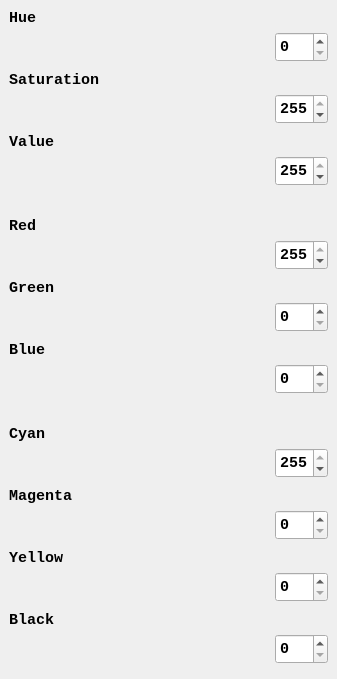
<?xml version="1.0" encoding="UTF-8"?>
<ui version="4.0">
 <class>Sliders</class>
 <widget class="QMainWindow" name="Sliders">
  <property name="geometry">
   <rect>
    <x>0</x>
    <y>0</y>
    <width>337</width>
    <height>679</height>
   </rect>
  </property>
  <property name="windowTitle">
   <string>Sliders</string>
  </property>
  <widget class="QWidget" name="centralwidget">
   <layout class="QVBoxLayout" name="verticalLayout_4">
    <property name="spacing">
     <number>0</number>
    </property>
    <property name="leftMargin">
     <number>0</number>
    </property>
    <property name="topMargin">
     <number>0</number>
    </property>
    <property name="rightMargin">
     <number>0</number>
    </property>
    <property name="bottomMargin">
     <number>0</number>
    </property>
    <item>
     <widget class="QWidget" name="pHSV" native="true">
      <layout class="QVBoxLayout" name="verticalLayout_2">
       <item>
        <widget class="QWidget" name="pHue" native="true">
         <layout class="QGridLayout" name="gridLayout">
          <property name="leftMargin">
           <number>0</number>
          </property>
          <property name="topMargin">
           <number>0</number>
          </property>
          <property name="rightMargin">
           <number>0</number>
          </property>
          <property name="bottomMargin">
           <number>0</number>
          </property>
          <property name="verticalSpacing">
           <number>2</number>
          </property>
          <item row="0" column="0">
           <widget class="QLabel" name="lHue">
            <property name="font">
             <font>
              <family>Consolas</family>
              <pointsize>11</pointsize>
              <weight>75</weight>
              <bold>true</bold>
             </font>
            </property>
            <property name="text">
             <string>Hue</string>
            </property>
           </widget>
          </item>
          <item row="1" column="0">
           <widget class="HSVSlider" name="hSlider" native="true">
            <property name="sizePolicy">
             <sizepolicy hsizetype="MinimumExpanding" vsizetype="Fixed">
              <horstretch>0</horstretch>
              <verstretch>0</verstretch>
             </sizepolicy>
            </property>
            <property name="minimumSize">
             <size>
              <width>260</width>
              <height>36</height>
             </size>
            </property>
           </widget>
          </item>
          <item row="1" column="1">
           <widget class="QSpinBox" name="spHue">
            <property name="minimumSize">
             <size>
              <width>53</width>
              <height>30</height>
             </size>
            </property>
            <property name="font">
             <font>
              <family>Consolas</family>
              <pointsize>11</pointsize>
              <weight>75</weight>
              <bold>true</bold>
             </font>
            </property>
            <property name="maximum">
             <number>360</number>
            </property>
           </widget>
          </item>
         </layout>
        </widget>
       </item>
       <item>
        <widget class="QWidget" name="pSaturation" native="true">
         <layout class="QGridLayout" name="gridLayout_2">
          <property name="leftMargin">
           <number>0</number>
          </property>
          <property name="topMargin">
           <number>0</number>
          </property>
          <property name="rightMargin">
           <number>0</number>
          </property>
          <property name="bottomMargin">
           <number>0</number>
          </property>
          <property name="verticalSpacing">
           <number>2</number>
          </property>
          <item row="0" column="0">
           <widget class="QLabel" name="lSaturation">
            <property name="font">
             <font>
              <family>Consolas</family>
              <pointsize>11</pointsize>
              <weight>75</weight>
              <bold>true</bold>
             </font>
            </property>
            <property name="text">
             <string>Saturation</string>
            </property>
           </widget>
          </item>
          <item row="1" column="0">
           <widget class="HSVSlider" name="sSlider" native="true">
            <property name="sizePolicy">
             <sizepolicy hsizetype="MinimumExpanding" vsizetype="Fixed">
              <horstretch>0</horstretch>
              <verstretch>0</verstretch>
             </sizepolicy>
            </property>
            <property name="minimumSize">
             <size>
              <width>260</width>
              <height>36</height>
             </size>
            </property>
           </widget>
          </item>
          <item row="1" column="1">
           <widget class="QSpinBox" name="spSaturation">
            <property name="minimumSize">
             <size>
              <width>53</width>
              <height>30</height>
             </size>
            </property>
            <property name="font">
             <font>
              <family>Consolas</family>
              <pointsize>11</pointsize>
              <weight>75</weight>
              <bold>true</bold>
             </font>
            </property>
            <property name="maximum">
             <number>255</number>
            </property>
            <property name="value">
             <number>255</number>
            </property>
           </widget>
          </item>
         </layout>
        </widget>
       </item>
       <item>
        <widget class="QWidget" name="pValue" native="true">
         <layout class="QGridLayout" name="gridLayout_3">
          <property name="leftMargin">
           <number>0</number>
          </property>
          <property name="topMargin">
           <number>0</number>
          </property>
          <property name="rightMargin">
           <number>0</number>
          </property>
          <property name="bottomMargin">
           <number>0</number>
          </property>
          <property name="verticalSpacing">
           <number>2</number>
          </property>
          <item row="0" column="0">
           <widget class="QLabel" name="lValue">
            <property name="font">
             <font>
              <family>Consolas</family>
              <pointsize>11</pointsize>
              <weight>75</weight>
              <bold>true</bold>
             </font>
            </property>
            <property name="text">
             <string>Value</string>
            </property>
           </widget>
          </item>
          <item row="1" column="0">
           <widget class="HSVSlider" name="vSlider" native="true">
            <property name="sizePolicy">
             <sizepolicy hsizetype="MinimumExpanding" vsizetype="Fixed">
              <horstretch>0</horstretch>
              <verstretch>0</verstretch>
             </sizepolicy>
            </property>
            <property name="minimumSize">
             <size>
              <width>260</width>
              <height>36</height>
             </size>
            </property>
           </widget>
          </item>
          <item row="1" column="1">
           <widget class="QSpinBox" name="spValue">
            <property name="minimumSize">
             <size>
              <width>53</width>
              <height>30</height>
             </size>
            </property>
            <property name="font">
             <font>
              <family>Consolas</family>
              <pointsize>11</pointsize>
              <weight>75</weight>
              <bold>true</bold>
             </font>
            </property>
            <property name="maximum">
             <number>255</number>
            </property>
            <property name="value">
             <number>255</number>
            </property>
           </widget>
          </item>
         </layout>
        </widget>
       </item>
      </layout>
     </widget>
    </item>
    <item>
     <spacer name="verticalSpacer_2">
      <property name="orientation">
       <enum>Qt::Vertical</enum>
      </property>
      <property name="sizeType">
       <enum>QSizePolicy::Fixed</enum>
      </property>
      <property name="sizeHint" stdset="0">
       <size>
        <width>20</width>
        <height>10</height>
       </size>
      </property>
     </spacer>
    </item>
    <item>
     <widget class="QWidget" name="pRGB" native="true">
      <layout class="QVBoxLayout" name="verticalLayout">
       <item>
        <widget class="QWidget" name="pRed" native="true">
         <layout class="QGridLayout" name="gridLayout_4">
          <property name="leftMargin">
           <number>0</number>
          </property>
          <property name="topMargin">
           <number>0</number>
          </property>
          <property name="rightMargin">
           <number>0</number>
          </property>
          <property name="bottomMargin">
           <number>0</number>
          </property>
          <property name="verticalSpacing">
           <number>2</number>
          </property>
          <item row="0" column="0">
           <widget class="QLabel" name="lRed">
            <property name="font">
             <font>
              <family>Consolas</family>
              <pointsize>11</pointsize>
              <weight>75</weight>
              <bold>true</bold>
             </font>
            </property>
            <property name="text">
             <string>Red</string>
            </property>
           </widget>
          </item>
          <item row="1" column="0">
           <widget class="RGBSlider" name="rSlider" native="true">
            <property name="sizePolicy">
             <sizepolicy hsizetype="MinimumExpanding" vsizetype="Fixed">
              <horstretch>0</horstretch>
              <verstretch>0</verstretch>
             </sizepolicy>
            </property>
            <property name="minimumSize">
             <size>
              <width>260</width>
              <height>36</height>
             </size>
            </property>
           </widget>
          </item>
          <item row="1" column="1">
           <widget class="QSpinBox" name="spRed">
            <property name="minimumSize">
             <size>
              <width>53</width>
              <height>30</height>
             </size>
            </property>
            <property name="font">
             <font>
              <family>Consolas</family>
              <pointsize>11</pointsize>
              <weight>75</weight>
              <bold>true</bold>
             </font>
            </property>
            <property name="maximum">
             <number>255</number>
            </property>
            <property name="value">
             <number>255</number>
            </property>
           </widget>
          </item>
         </layout>
        </widget>
       </item>
       <item>
        <widget class="QWidget" name="pGreen" native="true">
         <layout class="QGridLayout" name="gridLayout_6">
          <property name="leftMargin">
           <number>0</number>
          </property>
          <property name="topMargin">
           <number>0</number>
          </property>
          <property name="rightMargin">
           <number>0</number>
          </property>
          <property name="bottomMargin">
           <number>0</number>
          </property>
          <property name="verticalSpacing">
           <number>2</number>
          </property>
          <item row="2" column="0">
           <widget class="RGBSlider" name="gSlider" native="true">
            <property name="sizePolicy">
             <sizepolicy hsizetype="MinimumExpanding" vsizetype="Fixed">
              <horstretch>0</horstretch>
              <verstretch>0</verstretch>
             </sizepolicy>
            </property>
            <property name="minimumSize">
             <size>
              <width>260</width>
              <height>36</height>
             </size>
            </property>
           </widget>
          </item>
          <item row="2" column="1">
           <widget class="QSpinBox" name="spGreen">
            <property name="minimumSize">
             <size>
              <width>53</width>
              <height>30</height>
             </size>
            </property>
            <property name="font">
             <font>
              <family>Consolas</family>
              <pointsize>11</pointsize>
              <weight>75</weight>
              <bold>true</bold>
             </font>
            </property>
            <property name="maximum">
             <number>255</number>
            </property>
            <property name="value">
             <number>0</number>
            </property>
           </widget>
          </item>
          <item row="1" column="0">
           <widget class="QLabel" name="lGreen">
            <property name="font">
             <font>
              <family>Consolas</family>
              <pointsize>11</pointsize>
              <weight>75</weight>
              <bold>true</bold>
             </font>
            </property>
            <property name="text">
             <string>Green</string>
            </property>
           </widget>
          </item>
         </layout>
        </widget>
       </item>
       <item>
        <widget class="QWidget" name="pBlue" native="true">
         <layout class="QGridLayout" name="gridLayout_5">
          <property name="leftMargin">
           <number>0</number>
          </property>
          <property name="topMargin">
           <number>0</number>
          </property>
          <property name="rightMargin">
           <number>0</number>
          </property>
          <property name="bottomMargin">
           <number>0</number>
          </property>
          <property name="verticalSpacing">
           <number>2</number>
          </property>
          <item row="2" column="1">
           <widget class="QSpinBox" name="spBlue">
            <property name="minimumSize">
             <size>
              <width>53</width>
              <height>30</height>
             </size>
            </property>
            <property name="font">
             <font>
              <family>Consolas</family>
              <pointsize>11</pointsize>
              <weight>75</weight>
              <bold>true</bold>
             </font>
            </property>
            <property name="maximum">
             <number>255</number>
            </property>
            <property name="value">
             <number>0</number>
            </property>
           </widget>
          </item>
          <item row="2" column="0">
           <widget class="RGBSlider" name="bSlider" native="true">
            <property name="sizePolicy">
             <sizepolicy hsizetype="MinimumExpanding" vsizetype="Fixed">
              <horstretch>0</horstretch>
              <verstretch>0</verstretch>
             </sizepolicy>
            </property>
            <property name="minimumSize">
             <size>
              <width>260</width>
              <height>36</height>
             </size>
            </property>
           </widget>
          </item>
          <item row="1" column="0">
           <widget class="QLabel" name="lBlue">
            <property name="font">
             <font>
              <family>Consolas</family>
              <pointsize>11</pointsize>
              <weight>75</weight>
              <bold>true</bold>
             </font>
            </property>
            <property name="text">
             <string>Blue</string>
            </property>
           </widget>
          </item>
         </layout>
        </widget>
       </item>
      </layout>
     </widget>
    </item>
    <item>
     <spacer name="verticalSpacer_3">
      <property name="orientation">
       <enum>Qt::Vertical</enum>
      </property>
      <property name="sizeType">
       <enum>QSizePolicy::Fixed</enum>
      </property>
      <property name="sizeHint" stdset="0">
       <size>
        <width>20</width>
        <height>10</height>
       </size>
      </property>
     </spacer>
    </item>
    <item>
     <widget class="QWidget" name="pRGB_2" native="true">
      <layout class="QVBoxLayout" name="verticalLayout_3">
       <item>
        <widget class="QWidget" name="pRed_2" native="true">
         <layout class="QGridLayout" name="gridLayout_7">
          <property name="leftMargin">
           <number>0</number>
          </property>
          <property name="topMargin">
           <number>0</number>
          </property>
          <property name="rightMargin">
           <number>0</number>
          </property>
          <property name="bottomMargin">
           <number>0</number>
          </property>
          <property name="verticalSpacing">
           <number>2</number>
          </property>
          <item row="0" column="0">
           <widget class="QLabel" name="lRed_2">
            <property name="font">
             <font>
              <family>Consolas</family>
              <pointsize>11</pointsize>
              <weight>75</weight>
              <bold>true</bold>
             </font>
            </property>
            <property name="text">
             <string>Cyan</string>
            </property>
           </widget>
          </item>
          <item row="1" column="0">
           <widget class="CMYKSlider" name="cSlider" native="true">
            <property name="sizePolicy">
             <sizepolicy hsizetype="MinimumExpanding" vsizetype="Fixed">
              <horstretch>0</horstretch>
              <verstretch>0</verstretch>
             </sizepolicy>
            </property>
            <property name="minimumSize">
             <size>
              <width>260</width>
              <height>36</height>
             </size>
            </property>
           </widget>
          </item>
          <item row="1" column="1">
           <widget class="QSpinBox" name="spCyan">
            <property name="minimumSize">
             <size>
              <width>53</width>
              <height>30</height>
             </size>
            </property>
            <property name="font">
             <font>
              <family>Consolas</family>
              <pointsize>11</pointsize>
              <weight>75</weight>
              <bold>true</bold>
             </font>
            </property>
            <property name="maximum">
             <number>255</number>
            </property>
            <property name="value">
             <number>255</number>
            </property>
           </widget>
          </item>
         </layout>
        </widget>
       </item>
       <item>
        <widget class="QWidget" name="pGreen_2" native="true">
         <layout class="QGridLayout" name="gridLayout_8">
          <property name="leftMargin">
           <number>0</number>
          </property>
          <property name="topMargin">
           <number>0</number>
          </property>
          <property name="rightMargin">
           <number>0</number>
          </property>
          <property name="bottomMargin">
           <number>0</number>
          </property>
          <property name="verticalSpacing">
           <number>2</number>
          </property>
          <item row="2" column="0">
           <widget class="CMYKSlider" name="mSlider" native="true">
            <property name="sizePolicy">
             <sizepolicy hsizetype="MinimumExpanding" vsizetype="Fixed">
              <horstretch>0</horstretch>
              <verstretch>0</verstretch>
             </sizepolicy>
            </property>
            <property name="minimumSize">
             <size>
              <width>260</width>
              <height>36</height>
             </size>
            </property>
           </widget>
          </item>
          <item row="2" column="1">
           <widget class="QSpinBox" name="spMagenta">
            <property name="minimumSize">
             <size>
              <width>53</width>
              <height>30</height>
             </size>
            </property>
            <property name="font">
             <font>
              <family>Consolas</family>
              <pointsize>11</pointsize>
              <weight>75</weight>
              <bold>true</bold>
             </font>
            </property>
            <property name="maximum">
             <number>255</number>
            </property>
            <property name="value">
             <number>0</number>
            </property>
           </widget>
          </item>
          <item row="1" column="0">
           <widget class="QLabel" name="lGreen_2">
            <property name="font">
             <font>
              <family>Consolas</family>
              <pointsize>11</pointsize>
              <weight>75</weight>
              <bold>true</bold>
             </font>
            </property>
            <property name="text">
             <string>Magenta</string>
            </property>
           </widget>
          </item>
         </layout>
        </widget>
       </item>
       <item>
        <widget class="QWidget" name="pBlue_2" native="true">
         <layout class="QGridLayout" name="gridLayout_9">
          <property name="leftMargin">
           <number>0</number>
          </property>
          <property name="topMargin">
           <number>0</number>
          </property>
          <property name="rightMargin">
           <number>0</number>
          </property>
          <property name="bottomMargin">
           <number>0</number>
          </property>
          <property name="verticalSpacing">
           <number>2</number>
          </property>
          <item row="2" column="1">
           <widget class="QSpinBox" name="spYellow">
            <property name="minimumSize">
             <size>
              <width>53</width>
              <height>30</height>
             </size>
            </property>
            <property name="font">
             <font>
              <family>Consolas</family>
              <pointsize>11</pointsize>
              <weight>75</weight>
              <bold>true</bold>
             </font>
            </property>
            <property name="maximum">
             <number>255</number>
            </property>
            <property name="value">
             <number>0</number>
            </property>
           </widget>
          </item>
          <item row="1" column="0">
           <widget class="QLabel" name="lBlue_2">
            <property name="font">
             <font>
              <family>Consolas</family>
              <pointsize>11</pointsize>
              <weight>75</weight>
              <bold>true</bold>
             </font>
            </property>
            <property name="text">
             <string>Yellow</string>
            </property>
           </widget>
          </item>
          <item row="2" column="0">
           <widget class="CMYKSlider" name="ySlider" native="true">
            <property name="sizePolicy">
             <sizepolicy hsizetype="MinimumExpanding" vsizetype="Fixed">
              <horstretch>0</horstretch>
              <verstretch>0</verstretch>
             </sizepolicy>
            </property>
            <property name="minimumSize">
             <size>
              <width>260</width>
              <height>36</height>
             </size>
            </property>
           </widget>
          </item>
         </layout>
        </widget>
       </item>
       <item>
        <widget class="QWidget" name="pBlue_3" native="true">
         <layout class="QGridLayout" name="gridLayout_10">
          <property name="leftMargin">
           <number>0</number>
          </property>
          <property name="topMargin">
           <number>0</number>
          </property>
          <property name="rightMargin">
           <number>0</number>
          </property>
          <property name="bottomMargin">
           <number>0</number>
          </property>
          <property name="verticalSpacing">
           <number>2</number>
          </property>
          <item row="2" column="1">
           <widget class="QSpinBox" name="spBlack">
            <property name="minimumSize">
             <size>
              <width>53</width>
              <height>30</height>
             </size>
            </property>
            <property name="font">
             <font>
              <family>Consolas</family>
              <pointsize>11</pointsize>
              <weight>75</weight>
              <bold>true</bold>
             </font>
            </property>
            <property name="maximum">
             <number>255</number>
            </property>
            <property name="value">
             <number>0</number>
            </property>
           </widget>
          </item>
          <item row="1" column="0">
           <widget class="QLabel" name="lBlue_3">
            <property name="font">
             <font>
              <family>Consolas</family>
              <pointsize>11</pointsize>
              <weight>75</weight>
              <bold>true</bold>
             </font>
            </property>
            <property name="text">
             <string>Black</string>
            </property>
           </widget>
          </item>
          <item row="2" column="0">
           <widget class="CMYKSlider" name="kSlider" native="true">
            <property name="sizePolicy">
             <sizepolicy hsizetype="MinimumExpanding" vsizetype="Fixed">
              <horstretch>0</horstretch>
              <verstretch>0</verstretch>
             </sizepolicy>
            </property>
            <property name="minimumSize">
             <size>
              <width>260</width>
              <height>36</height>
             </size>
            </property>
           </widget>
          </item>
         </layout>
        </widget>
       </item>
      </layout>
     </widget>
    </item>
    <item>
     <spacer name="verticalSpacer">
      <property name="orientation">
       <enum>Qt::Vertical</enum>
      </property>
      <property name="sizeHint" stdset="0">
       <size>
        <width>20</width>
        <height>217</height>
       </size>
      </property>
     </spacer>
    </item>
   </layout>
  </widget>
 </widget>
 <customwidgets>
  <customwidget>
   <class>HSVSlider</class>
   <extends>QWidget</extends>
   <header>Widgets\Sliders\HSV\hsvslider.h</header>
   <container>1</container>
  </customwidget>
  <customwidget>
   <class>RGBSlider</class>
   <extends>QWidget</extends>
   <header>Widgets\Sliders\RGB\rgbslider.h</header>
   <container>1</container>
  </customwidget>
  <customwidget>
   <class>CMYKSlider</class>
   <extends>QWidget</extends>
   <header>Widgets\Sliders\CMYK\cmykslider.h</header>
   <container>1</container>
  </customwidget>
 </customwidgets>
 <resources/>
 <connections/>
</ui>
